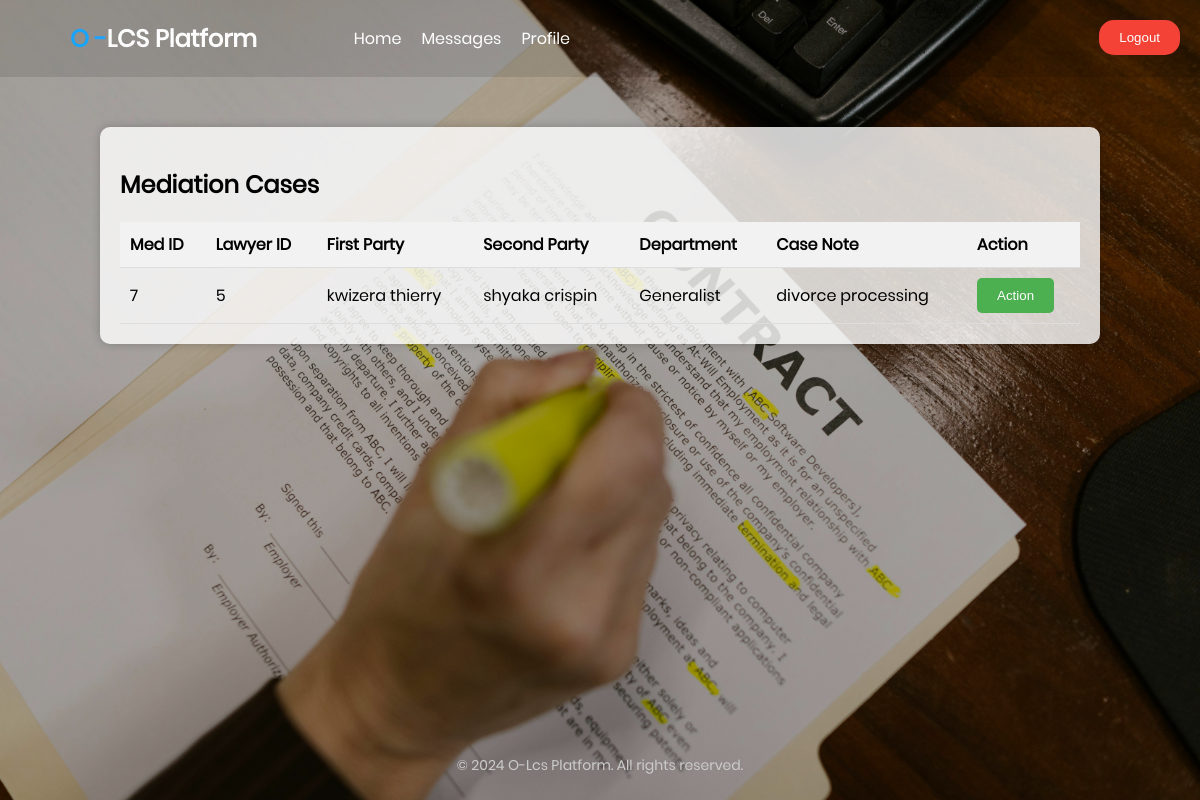
The page /loggedIN/advisor/mediation.php (signed in) on the database its author committed.
### tables this page shows
CREATE TABLE `mediation_cases` (
  `med_id` int(11) NOT NULL,
  `client_id` int(11) NOT NULL,
  `lawyer_id` int(11) NOT NULL,
  `first_party` varchar(80) NOT NULL,
  `second_party` varchar(80) NOT NULL,
  `department` varchar(40) NOT NULL,
  `case_note` varchar(400) NOT NULL
);

### loggedIN/advisor/mediation.php (the view, shortened to what this page needs)
<?php
include '../../db_conn.php';
$username = $_SESSION['user_info']['username'];
$stmt = $conn->prepare("SELECT referenced_id FROM users WHERE username =?");
$stmt->bind_param("s", $username);
$stmt->execute();
$stmt->bind_result($lawyer_id);
$stmt = $conn->prepare("SELECT med_id, lawyer_id, first_party, second_party, department, case_note FROM mediation_cases WHERE lawyer_id = ?");
$stmt->bind_param("i", $lawyer_id);
$stmt->execute();
$result = $stmt->get_result();
?>
<!DOCTYPE html>
<html lang="en">
<head>
    <link rel="stylesheet" type="text/css" href="med.css">
</head>
<body>
    <header>
        <nav>
            <div class="logo">
                <h2><span style="color: #1aa3ff;">O -</span>LCS Platform</h2>
            </div>
            <ul class="nav-links">
                <li><a href="index.php" class="nav-link">Home</a></li>
                <li><a href="chat.php" class="nav-link">Messages</a></li>
                <li><a href="profile.php" class="nav-link">Profile</a></li>
            </ul>
        </nav>
    </header>
    <div class="container">
        <h2>Mediation Cases</h2>
        <table>
            <thead>
                <tr>
                    <th>Med ID</th>
                    <th>Lawyer ID</th>
                    <th>First Party</th>
                    <th>Second Party</th>
                    <th>Department</th>
                    <th>Case Note</th>
                    <th>Action</th>
                </tr>
            </thead>
            <tbody>
                <?php while ($row = $result->fetch_assoc()) {?>
                <tr>
                    <td><?php echo $row['med_id'];?></td>
                    <td><?php echo $row['lawyer_id'];?></td>
                    <td><?php echo $row['first_party'];?></td>
                    <td><?php echo $row['second_party'];?></td>
                    <td><?php echo $row['department'];?></td>
                    <td><?php echo $row['case_note'];?></td>
                    <td>
                        <a href="next_page.php?med_id=<?php echo $row['med_id'];?>">
                            <button>Action</button>
                        </a>
                    </td>
                </tr>
                <?php }?>
            </tbody>
        </table>
    </div>
    <button class="logout-btn" onclick="logout()">Logout</button>
    <footer>
        <p class="footer-copyright">&copy; 2024 O-Lcs Platform. All rights reserved.</p>
    </footer>
</body>
</html>

### loggedIN/advisor/med.css (style rules this page uses)
body { margin: 0; padding: 0; font-family: "Poppins-Regular"; position: relative; background-image: url('../../img/2.jpg'); background-size: cover; }
body::after { content: ''; opacity: 0.5; position: fixed; top: 0; left: 0; bottom: 0; right: 0; z-index: -1; background-color: rgba(0, 0, 0, 0.5); }
header { background-color: rgba(0, 0, 0, 0.1); padding: 10px 0; }
nav { display: flex; justify-content: space-between; align-items: center; padding: 0 50px; }
.logo h2 { color: #fff; margin: 0; }
.logo { margin-left: 20px; }
.nav-links { list-style: none; display: flex; margin-right: 560px; }
.nav-links li { margin-right: 20px; }
.nav-links li a { color: #fff; text-decoration: none; transition: color 0.3s ease; }
.container { width: 80%; margin: 50px auto; background-color: rgba(255, 255, 255, 0.8); padding: 20px; border-radius: 10px; box-shadow: 0 0 10px rgba(0, 0, 0, 0.2); }
table { width: 100%; border-collapse: collapse; }
th, td { padding: 10px; text-align: left; border-bottom: 1px solid #ddd; }
th { background-color: #f2f2f2; }
button { background-color: #4CAF50; color: white; padding: 10px 20px; border: none; border-radius: 5px; cursor: pointer; transition: background-color 0.3s ease; }
.logout-btn { position: absolute; top: 20px; right: 20px; background-color: #f44336; color: white; border: none; padding: 10px 20px; cursor: pointer; border-radius: 15px; transition: background-color 0.3s ease; }
footer { color: #fff; text-align: center; position: fixed; bottom: 0; width: 100%; }
.footer-copyright { margin-top: 50px; color: #ccc; font-size: 14px; position: absolute; bottom: 10px; left: 50%; transform: translateX(-50%); }

### rows shown on the page
mediation_cases: med_id "7", lawyer "5", first_party "kwizera thierry", second_party "shyaka crispin", department "Generalist", case_note "divorce processing"
